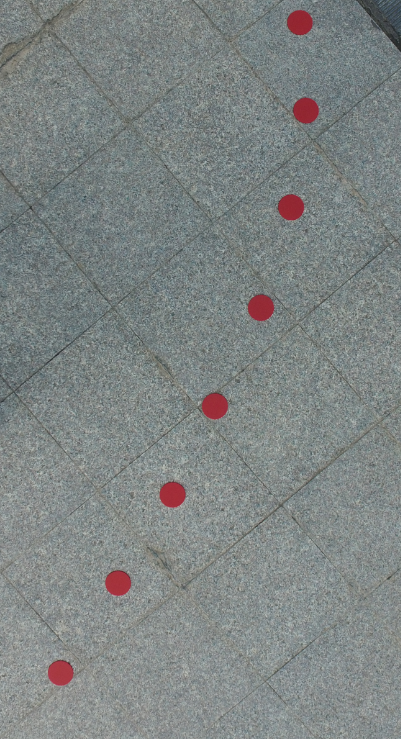
//> input picture image/真实4.png, 401 x 739 px
$ ./CircleDetection   (built with g++ and OpenCV 4)
//> lines starting //> are read from the running program, lines starting //| are printed output that depends on the picture; after the words box and inside, x2 and y2 are one past the last pixel; in counts of white or black regions, pixels touching at a corner belong together
### stdafx.h
// stdafx.h : 标准系统包含文件的包含文件，
// 或是经常使用但不常更改的
// 特定于项目的包含文件
//

#pragma once

#include "targetver.h"

#include <stdio.h>
#include <tchar.h>


// TODO:  在此处引用程序需要的其他头文件

### CircleDetection.cpp
// CircleDetection.cpp : 定义控制台应用程序的入口点。
//

#include "stdafx.h"
#include "opencv2/highgui/highgui.hpp"
#include "opencv2/imgproc/imgproc.hpp"
#include <vector>
#include <iostream>
#include <time.h>
#include <string>


using namespace cv;
using namespace std;


vector<Vec3f> circles;


static void help()
{
	cout << "\nThis program demonstrates circle finding with the Hough transform.\n"
		"Usage:\n"
		"./houghcircles <image_name>, Default is pic1.png\n" << endl;
}


/**
求两个圆心之间的距离
**/
double circleDistance(Vec3i A, Vec3i B)
{
	double dis = sqrt((A[0] - B[0])*(A[0] - B[0]) + (A[1] - B[1])*(A[1] - B[1]));
	return dis;
}

/**
返回距离输入的圆最近的圆
**/
size_t minDistanceCircle(vector<Vec3f>circlesTemp, Vec3i circleInput, size_t circleInputIndex)
{
	double minDistance = (double)INT_MAX;
	size_t minIndex = 0;
	for (size_t i = circleInputIndex; i < circlesTemp.size(); i++)
	{
		if (circleDistance(circleInput, circlesTemp[i]) < minDistance && circleInputIndex != i)
		{
			minDistance = circleDistance(circleInput, circlesTemp[i]);
			minIndex = i;
		}
	}
	return minIndex;
}

/**
交换两个圆
**/
void switchCircles(size_t indexA, size_t indexB)
{
	Vec3i simpleCircle;
	simpleCircle = circles[indexA];
	circles[indexA] = circles[indexB];
	circles[indexB] = simpleCircle;
}


int _tmain(int argc, _TCHAR* argv[])
{
	// [6 lines of commented-out code are left out]
	const char* filename = argc >= 2 ? argv[1] : "真实4.png";

	Mat img = imread(filename, 1);     //img是彩色的
//> img is the input picture: 739 rows x 401 cols, CV_8UC3; mean B, G, R 131.8, 132.5, 126.6
	if (img.empty())
	{
		help();
		cout << "can not open " << filename << endl;
		return -1;
	}
	Mat Gimg;    //灰度备份
	cvtColor(img, Gimg, COLOR_BGR2GRAY);   //Gimg灰度的

	cout << " row: " << Gimg.rows << " col: " << Gimg.cols << endl;  //显示图像高和宽
//|  row: 739 col: 401
	imshow("Input", img);


	vector<Mat> channels;
	Mat  BlueChannel, GreenChannel, RedChannel;
	split(img, channels);
	BlueChannel = channels.at(0);
	GreenChannel = channels.at(1);
	RedChannel = channels.at(2);
	for (int i = 0; i < Gimg.cols; i++)
	{
		for (int j = 0; j < Gimg.rows; j++)
		{
			double Th1 = (double)(RedChannel.at<uchar>(j, i) - GreenChannel.at<uchar>(j, i)) / ((double)RedChannel.at<uchar>(j, i)+0.1 );
			double Th2 = (double)(RedChannel.at<uchar>(j, i) - BlueChannel.at<uchar>(j, i)) / ((double)RedChannel.at<uchar>(j, i)+0.1 );
			if (Th1 > 0.6 && Th2 > 0.5)
			{
				RedChannel.at<uchar>(j, i) = 0;
				GreenChannel.at<uchar>(j, i) = 0;
				BlueChannel.at<uchar>(j, i) = 0;
			}
			else
			{
				RedChannel.at<uchar>(j, i) = 255;
				GreenChannel.at<uchar>(j, i) = 255;
				BlueChannel.at<uchar>(j, i) = 255;
			}

		}
	}
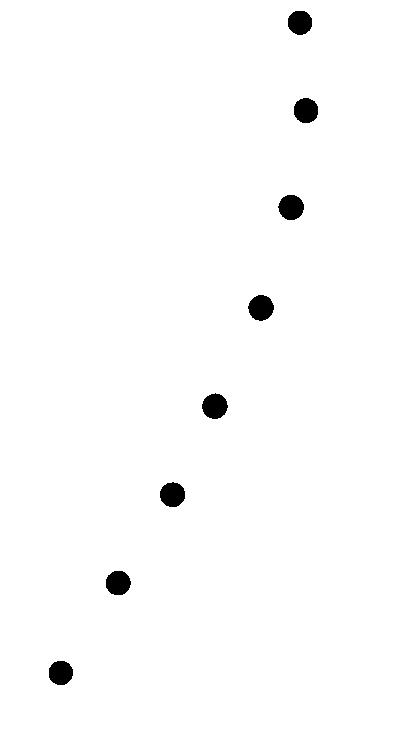
//> RedChannel: 739 rows x 401 cols, CV_8UC1; 98.7% white; 8 black regions, largest, box (x1, y1, x2, y2) and area: (248, 295, 274, 321) 508, (202, 393, 228, 419) 505, (278, 195, 304, 220) 502

	merge(channels, img);
	cvtColor(img, img, COLOR_BGR2GRAY);

	Mat cimg;
	//	medianBlur(img, img, 5);
	GaussianBlur(img, img, Size(5, 5), 2, 2);
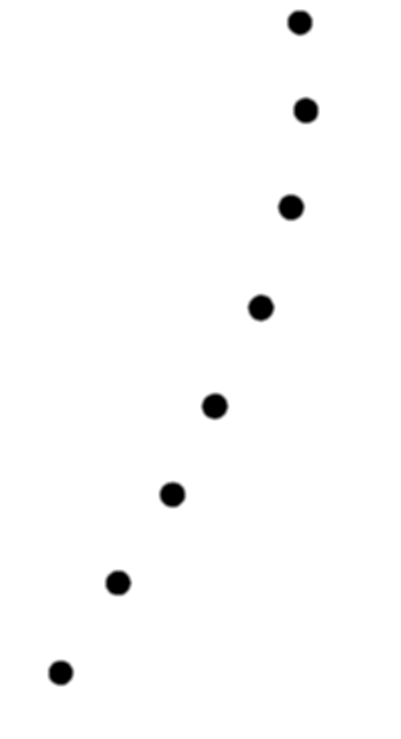
//> img: 739 rows x 401 cols, CV_8UC1; 1.07% of pixels changed, all inside (x1, y1, x2, y2) = (47, 9, 320, 687)
	cvtColor(img, cimg, COLOR_GRAY2BGR);   //cimg彩色的


	double AveDiameter = 0;
	double Rs = 0;


	//imshow("source gray", cimg);
	//waitKey();
	HoughCircles(img, circles, CV_HOUGH_GRADIENT, 1, 10,
		100, 18, 8, 20 // change the last two parameters
		// (min_radius & max_radius) to detect larger circles
		);
//> circles = 8 circles (x, y, radius): [117.5, 582.5, 12.4], [299.5, 22.5, 12.4], [260.5, 307.5, 13], [214.5, 405.5, 13], [171.5, 494.5, 12.1], [59.5, 672.5, 11.6], [305.5, 110.5, 11.6], [290.5, 207.5, 12.1]

	//寻找左下角的圆,作为起始圆
	int minDistance = INT_MAX;
	int minXYIndex = 0;
	for (int i = 0; i < circles.size(); i++)
	{
		if (circles[i][0] * circles[i][0] + (750 - circles[i][1]) * (750 - circles[i][1]) < minDistance)
		{
			minDistance = circles[i][0] * circles[i][0] + (750 - circles[i][1]) * (750 - circles[i][1]);
			minXYIndex = i;
		}
	}
//> this loop made 8 passes
//> minDistance on passes 1, 6: 41862, 9546
//> after the loop, minDistance = 9546; minXYIndex = 5

	//将起始圆放到circle的起始位置
	if (circles.size() <= 0)
	{
		cout << "no circle found" << endl;
		return 0;
	}
	switchCircles(0, minXYIndex);
//> in switchCircles, `simpleCircle = circles[indexA];`: simpleCircle = [118, 582, 12]
//> in switchCircles, `circles[indexA] = circles[indexB];`: circles = 8 items: [59.5, 672.5, 11.6], [299.5, 22.5, 12.4], [260.5, 307.5, 13], [214.5, 405.5, 13], [171.5, 494.5, 12.1], [59.5, 672.5, 11.6], [305.5, 110.5, 11.6], [290.5, 207.5, 12.1]
//> in switchCircles, `circles[indexB] = simpleCircle;`: circles = 8 items: [59.5, 672.5, 11.6], [299.5, 22.5, 12.4], [260.5, 307.5, 13], [214.5, 405.5, 13], [171.5, 494.5, 12.1], [118, 582, 12], [305.5, 110.5, 11.6], [290.5, 207.5, 12.1]

	//依次找到后续的圆
	for (int i = 0; i < circles.size() - 1; i++)
	{
		minXYIndex = minDistanceCircle(circles, circles[i], i);
		switchCircles(i + 1, minXYIndex);
	}
//> this loop made 7 passes
//> (minXYIndex, simpleCircle in switchCircles) on passes 1 to 7: (5, [300, 22, 12]), (4, [260, 308, 13]), (3, [214, 406, 13]), (4, [260, 308, 13]), (7, [300, 22, 12]), (6, [306, 110, 12]), (7, [300, 22, 12])

	//画圆
	for (size_t i = 0; i < circles.size(); i++)
	{
		Vec3i c = circles[i];
		circle(cimg, Point(c[0], c[1]), c[2], Scalar(0, 0, 255), 3, CV_AA);
		circle(cimg, Point(c[0], c[1]), 1, Scalar(0, 255, 0), 3, CV_AA);
		char words[20];
		sprintf_s(words, "%d", i);
		putText(cimg, words, Point(c[0], c[1]), CV_FONT_HERSHEY_COMPLEX, 1, Scalar(255, 0, 0));
		cout << "x：" << c[0] << " y: " << c[1] << " Radius:" << c[2] << endl;
	}
//> this loop made 8 passes
//> c on passes 1 to 8: [60, 672, 12], [118, 582, 12], [172, 494, 12], [214, 406, 13], [260, 308, 13], [290, 208, 12], [306, 110, 12], [300, 22, 12]
//| x：60 y: 672 Radius:12
//| x：118 y: 582 Radius:12
//| x：172 y: 494 Radius:12
//| x：214 y: 406 Radius:13
//| x：260 y: 308 Radius:13
//| x：290 y: 208 Radius:12
//| x：306 y: 110 Radius:12
//| x：300 y: 22 Radius:12
//> pass 1, `putText(cimg, words, Point(c[0], c[1]), CV_FONT_HERSHEY_COMPLEX, 1, Sc..`:
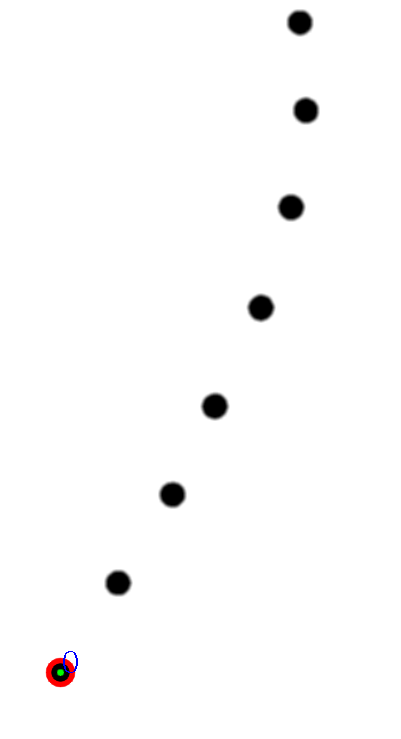
//> cimg: 739 rows x 401 cols, CV_8UC3; mean B, G, R 251.5, 251.5, 251.8
//> pass 2, `putText(cimg, words, Point(c[0], c[1]), CV_FONT_HERSHEY_COMPLEX, 1, Sc..`:
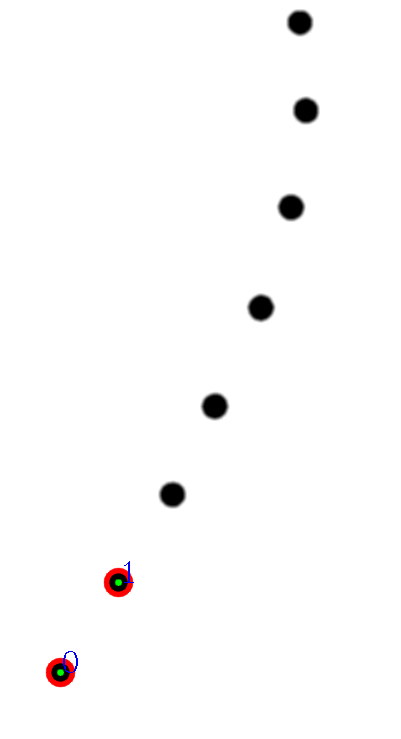
//> cimg: 739 rows x 401 cols, CV_8UC3; 0.21% of pixels changed, all inside (x1, y1, x2, y2) = (103, 561, 134, 598)
//> pass 3, `putText(cimg, words, Point(c[0], c[1]), CV_FONT_HERSHEY_COMPLEX, 1, Sc..`:
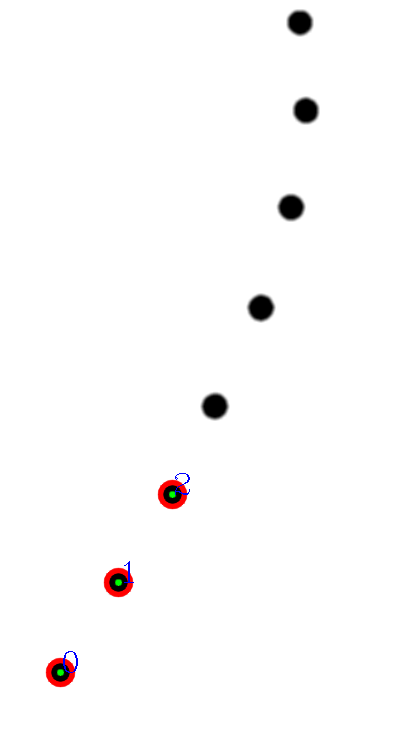
//> cimg: 739 rows x 401 cols, CV_8UC3; 0.21% of pixels changed, all inside (x1, y1, x2, y2) = (157, 473, 190, 510)
//> after the loop:
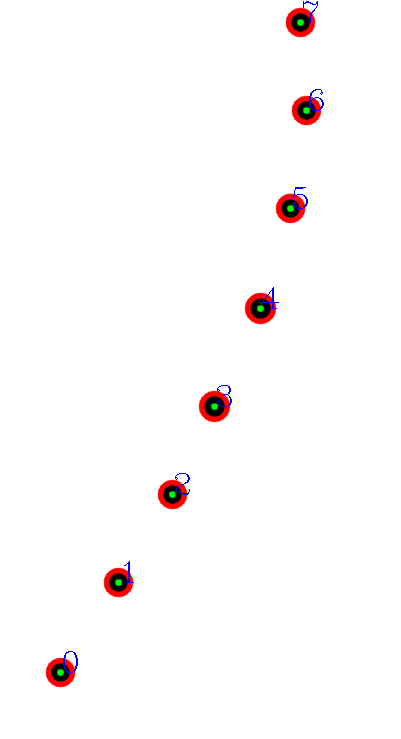
//> cimg: 739 rows x 401 cols, CV_8UC3; 1.1% of pixels changed, all inside (x1, y1, x2, y2) = (198, 1, 324, 423)

	//计算图中圆直径的均值以及扫描阈值Rs
	for (size_t i = 0; i < circles.size(); i++)
	{
		AveDiameter = AveDiameter + circles[i][2];
	}
//> this loop made 8 passes
//> AveDiameter on passes 1 to 8: 11.6, 23.6, 35.7, 48.7, 61.7, 73.8, 85.8, 97.8
//> after the loop, AveDiameter = 97.8
	AveDiameter = 2 * AveDiameter / circles.size();
//> AveDiameter = 24.45
	Rs = 4 * AveDiameter;
//> Rs = 97.8
	cout << "平均直径： " << AveDiameter << "  扫描半径： " << Rs << endl;
//| 平均直径： 24.45  扫描半径： 97.8

	//连线
	for (size_t i = 0; i < circles.size() - 1; i++)
	{
		Vec3i pointBegin = circles[i];
		Vec3i pointEnd = circles[i + 1];
		line(cimg, Point(pointBegin[0], pointBegin[1]), Point(pointEnd[0], pointEnd[1]), Scalar(255, 0, 0), 1, CV_AA);
	}
//> this loop made 7 passes
//> (pointBegin, pointEnd) on passes 1 to 7: ([60, 672, 12], [118, 582, 12]), ([118, 582, 12], [172, 494, 12]), ([172, 494, 12], [214, 406, 13]), ([214, 406, 13], [260, 308, 13]), ([260, 308, 13], [290, 208, 12]), ([290, 208, 12], [306, 110, 12]), ([306, 110, 12], [300, 22, 12])
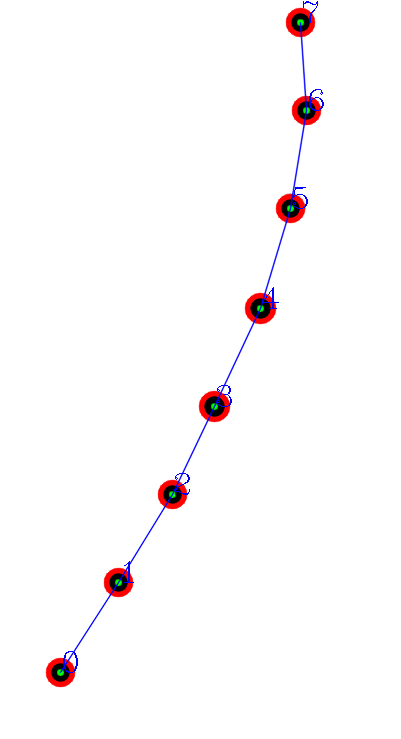
//> cimg: 739 rows x 401 cols, CV_8UC3; 0.65% of pixels changed, all inside (x1, y1, x2, y2) = (59, 22, 308, 674)

	//计算


	//	namedWindow("detected circles", CV_WINDOW_NORMAL);
	imshow("detected circles", cimg);
	//	imwrite("test1_result.png", cimg);
	waitKey();

	return 0;
}
